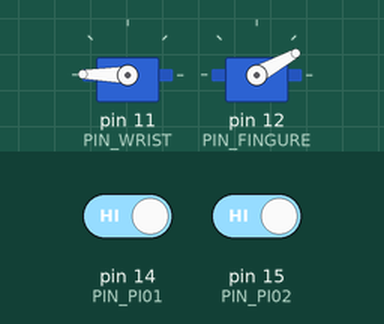
Simulated run of this sketch. Board: Arduino Uno, built with avr-gcc and run on an emulated ATmega328P. On the bench: 2 × servo. The inputs (shaded band) are chosen by the test bench; at power-on: pin 14 (PIN_PI01) HIGH, pin 15 (PIN_PI02) HIGH.

Above: at 10.7 s.
10.8 s: pin 14 (PIN_PI01) driven LOW and pin 15 (PIN_PI02) driven LOW
At 12.9 s:
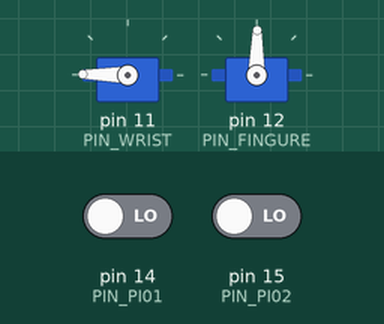
15.4 s: pin 15 (PIN_PI02) driven HIGH
19.6 s: pin 15 (PIN_PI02) driven LOW
At 25.1 s:
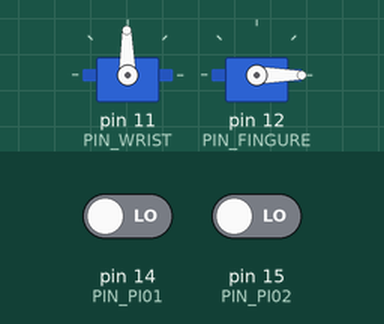
Timing chart, 0 to 40.4 s (numbered marks = the images above; inputs shaded):
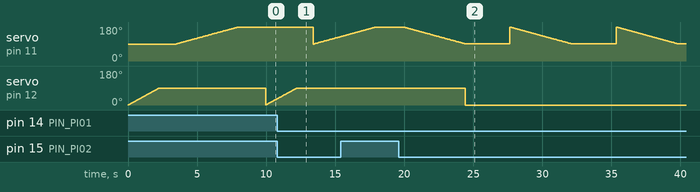

The sketch:

servo_code_new.ino
```cpp
#include<Servo.h>

int PIN_WRIST= 11;
int PIN_FINGURE= 12;
int PIN_PI01= 14;
int PIN_PI02= 15;
int PIN_PI03= 16;

Servo fingure, wrist;// declare servo name type servo

  int duration, distance;//declare variable for unltrasonic sensor
  int x=0;

void setup() {
  Serial.begin(9600);
  pinMode(PIN_PI01, INPUT_PULLUP);
  pinMode(PIN_PI02, INPUT_PULLUP);
  pinMode(PIN_PI03, INPUT_PULLUP);
  wrist.attach(PIN_WRIST);
  fingure.attach(PIN_FINGURE);
  wrist.writeMicroseconds(1500);
  wrist.write(90);
  fingure.writeMicroseconds(1500);
  fingure.write(0);
}

void loop() {

  if(digitalRead(PIN_PI01)==HIGH && digitalRead(PIN_PI02)==HIGH){
    hold(1200);
    up(50);
    delay(1000);
    delay(1000);
  }

  if(digitalRead(PIN_PI01)==LOW && digitalRead(PIN_PI02)==LOW){
    down(50);
    drop(1200);
    delay(1000);
    delay(1000);
  }

  if(digitalRead(PIN_PI01)==HIGH && digitalRead(PIN_PI02)==LOW){
    up(5);
    down(50);
    delay(1000);
    delay(1000);
  }

}

void up(int unit_delay_time){
  for (int i=90; i<180; i++){
      wrist.write(i); //servo rotates at full speed to the right
      delay(unit_delay_time);
  }
}

void down(int unit_delay_time){
    for (int i=180; i>90; i--){
      wrist.write(i); //servo rotates at full speed to the right
      delay(unit_delay_time);
    }
}

void hold(int delay_time){
    for(int i=0; i<90; i++){
      fingure.write(i);
      delay(25);

    }
    delay(delay_time);
}

void drop(int delay_time){
  fingure.write(0);
  delay(delay_time);
}
```
